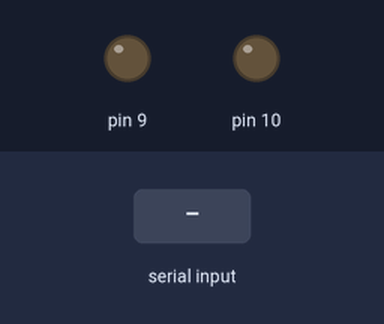
Simulated run of this sketch. Board: Arduino Uno, built with avr-gcc and run on an emulated ATmega328P. Parts: output pins drawn as LEDs (lit = HIGH). The test bench sets the inputs (shaded band).

Above: at 1.2 s.
1.3 s: "1" received over Serial
At 2.5 s:
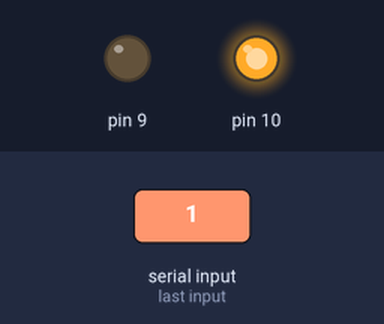
2.8 s: "0" received over Serial
Timing chart, 0 to 5.8 s (numbered marks = the images above; inputs shaded):
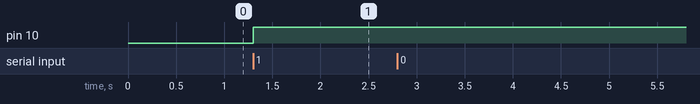

Measured:
- after the input at 1.3 s, pin 10: LOW → HIGH at once

The sketch:

LOWoutput.ino
```cpp
void setup() {
  //pinMode(9, OUTPUT);
  pinMode(10, OUTPUT);
  Serial.begin(9600);

}

void loop() {

  if (Serial.available()){
  int valor = Serial.read();
  if (valor == 48) pinMode(9, OUTPUT);
  if (valor == 49) digitalWrite(10, HIGH);
  }
}
```
